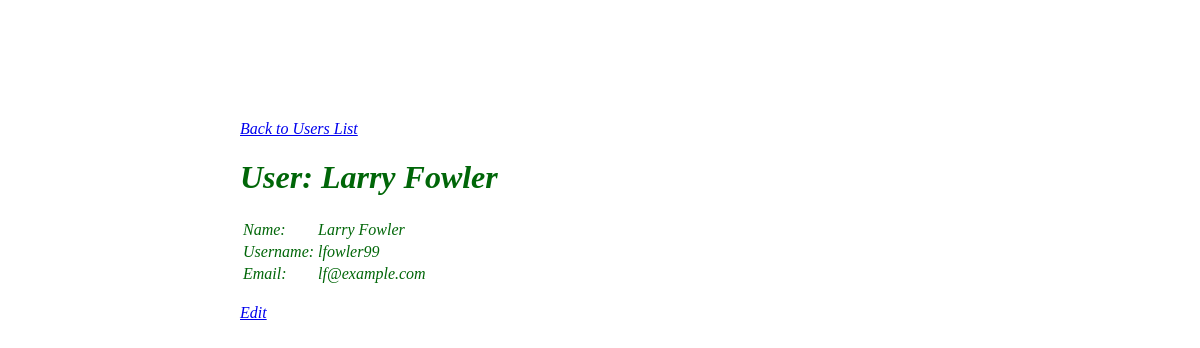
The app's page /public/staff/users/show.php?id=1 with its own data.
### tables this page shows
CREATE TABLE `users` (
  `id` int(11) NOT NULL AUTO_INCREMENT,
  `first_name` varchar(255) DEFAULT NULL,
  `last_name` varchar(255) DEFAULT NULL,
  `email` varchar(255) DEFAULT NULL,
  `username` varchar(255) DEFAULT NULL,
  `created_at` datetime DEFAULT NULL,
  PRIMARY KEY (`id`)
);

### private/query_functions.php (called while the page is built, shortened)
<?php
  function find_user_by_id($id=0) {
    global $db;
    $sql = "SELECT * FROM users WHERE id='" . $id . "' LIMIT 1;";
    $users_result = db_query($db, $sql);
    return $users_result;
  }
?>

### private/database.php (called while the page is built, shortened)
<?php
  function db_query($connection, $sql) {
    $result_set = mysqli_query($connection, $sql);
    return $result_set;
  }
  function db_fetch_assoc($result_set) {
    return mysqli_fetch_assoc($result_set);
  }
?>

### private/functions.php (called while the page is built, shortened)
<?php
  function h($string="") {
    return htmlspecialchars($string);
  }
?>

### public/staff/users/show.php (the view, shortened to what this page needs)
<?php
$id = $_GET['id'];
$users_result = find_user_by_id($id);
$user = db_fetch_assoc($users_result);
$user=array_map("h",$user);
?>
<?php require SHARED_PATH . '/header.php'; ?>
<div id="main-content">
  <a href="index.php">Back to Users List</a><br />
  <h1>User: <?php echo $user['first_name'] . " " . $user['last_name']; ?></h1>
    <?php
    echo "<table id=\"user\">";
    echo "<tr>";
    echo "<td>Name: </td>";
    echo "<td>" . $user['first_name'] . " " . $user['last_name'] . "</td>";
    echo "</tr>";
    echo "<tr>";
    echo "<td>Username: </td>";
    echo "<td>" . $user['username'] . "</td>";
    echo "</tr>";
    echo "<tr>";
    echo "<td>Email: </td>";
    echo "<td>" . $user['email'] . "</td>";
    echo "</tr>";
    echo "</table>";
    ?>
  <br />
  <a href="edit.php?id=<?php echo $user['id']; ?>">Edit</a><br />
</div>
<?php require SHARED_PATH . '/footer.php'; ?>

### records on screen
users: first_name "Larry", last_name "Fowler", username "lfowler99", email "lf@example.com"
